Frame 1 (no input): blank canvas, image omitted
Frame 60 (no input): blank canvas, image omitted
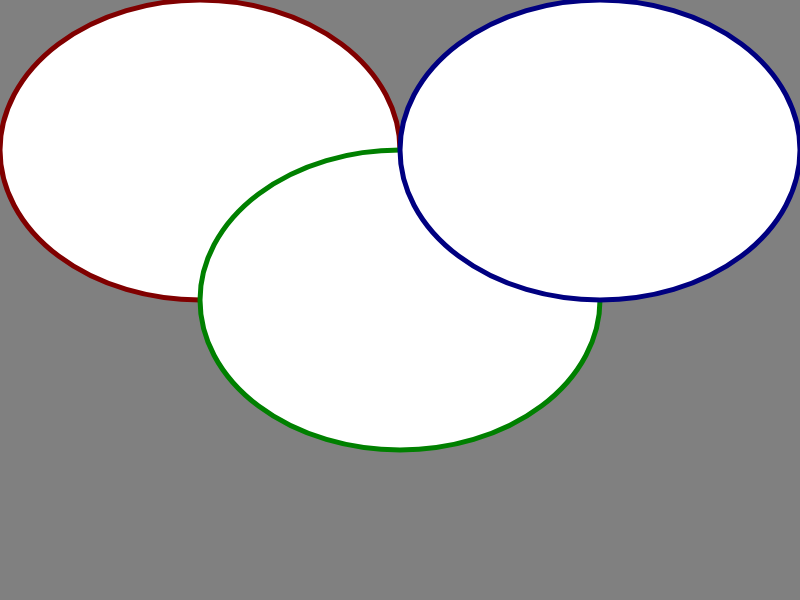
Frame 120 (the mouse pressed at the canvas centre since frame 60)

The p5.js sketch whose frames 1 and 60 were blank and that drew this single picture after the mouse press (run headless with seeded random() and noise() and a simulated clock; from frame 60 on, the mouse is pressed at the canvas centre):

// p5.js sketch
// ── sketch.js
// Jaden Collado
//circle colors
let r1 = 128;
let g1 = 0;
let b1 = 0;

let r2 = 0;
let g2 = 128;
let b2 = 0;

let r3 = 0;
let g3 = 0;
let b3 = 128;

let r4 = 128
let g4 = 128
let b4 = 128

let r5 = 0
let g5 = 0
let b5 = 0

let right = 0

let groworshrink = 0
let groworshrink2 = 0


function setup() {
  createCanvas(800, 600);
}

function draw() {
  background(r4, g4, b4);
  strokeWeight (5);
  //move mouse to affect circles
  stroke (r1, g1, b1);
  ellipse (200, 150, mouseX, mouseY);
  stroke (r2, g2, b2);
  ellipse (400, 300, mouseX, mouseY);
  stroke (r3, g3, b3);
  ellipse (600, 150, mouseX, mouseY);
  stroke (r5, g5 , b5)
  ellipse (right, 500, groworshrink, groworshrink2)

  right +=1
  if (right > width)

  right = 0
 
  }
function keyPressed () {
 if (key === 'q') // increase red of left circle by 5

  r1 += 5;

 if (key === 'Q') // decrease red of left circle by 5

  r1 -= 5;

 if (key === 'w') // increase green of left circle by 5

  g1 += 5;
 
 if (key === 'W') // decrease green of left circle by 5

  g1 -= 5;

 if (key === 'e') // increase blue of left circle by 5
 
  b1 += 5;

 if (key === 'E') // decrease blue of left circle by 5

  b1 -= 5;

 if (key === 'r') // increase red of middle circle by 5
 
  r2 += 5;

 if (key === 'R') // decrease red of middle circle by 5

  r2 -= 5;

 if (key === 't') // increase green of middle circle by 5

  g2 += 5;

 if (key === 'T') // decrease green of middle circle by 5

  g2 -= 5;

 if (key === 'y') // increase blue of middle circle by 5
  
  b2 += 5;

 if (key === 'Y') // decrease blue of middle circle by 5

  b2 -= 5;

 if (key === 'u') // increase red of right cirle by 5

  r3 +=5;

 if (key === 'U') // decrease red of right circle by 5

  r3 -=5;

 if (key === 'i') // increase green of right circle by 5
  
  g3 +=5;

 if (key === 'I') //decrease green of right circle by 5

  g3 -=5;

 if (key === 'o') //increase blue of right circle by 5

  b3 +=5;

 if (key === 'O') //decrease blue of right circle by five

  b3 -=5;

 if (key === 'p') // increase red of background by 5

  r4 +=5

 if (key === 'P') // decrease red of background by 5

  r4 -=5

 if (key === 'a') // increase green of background by 5

  g4 +=5 

 if (key === 'A') // decrease green of background by 5

  g4 -=5

 if (key === 's') // increase blue of background by 5
  
  b4 +=5

 if (key === 'S') // decrease blue of background by 5

  b4 -=5

 if (key === 'd') // increase red of bottom circle by 5

  r5 +=5

 if (key === 'D') // decrease red of bottom circle by 5

  r5 -=5

 if (key === 'f') // increase green of bottom circle by 5
  
  g5 +=5

 if (key === 'F') // decrease green of bottom circle by 5

  g5 -=5

 if (key === 'g') // increase blue of bottom circle by 5

  b5 +=5

 if (key === 'G') // decrease blue of bottom circle by 5

  b5 -= 5

 if (keyIsDown(UP_ARROW))

  groworshrink++

 if (keyIsDown(DOWN_ARROW))

  groworshrink--

 if (keyIsDown(UP_ARROW) && !keyIsDown(SHIFT))

  groworshrink2++

 if (keyIsDown(DOWN_ARROW) && !keyIsDown(SHIFT))

  groworshrink2--

 if (key === 'H'){
  r1 = random (255)
  g1 = random (255)
  b1 = random (255)
  r2 = random (255)
  g2 = random (255)
  b2 = random (255) 
  r3 = random (255)
  g3 = random (255)//make all colors random
  b3 = random (255)
  r4 = random (255)
  g4 = random (255)
  b4 = random (255)
  r5 = random (255)
  g5 = random (255)
  b5 = random (255)
}
}
